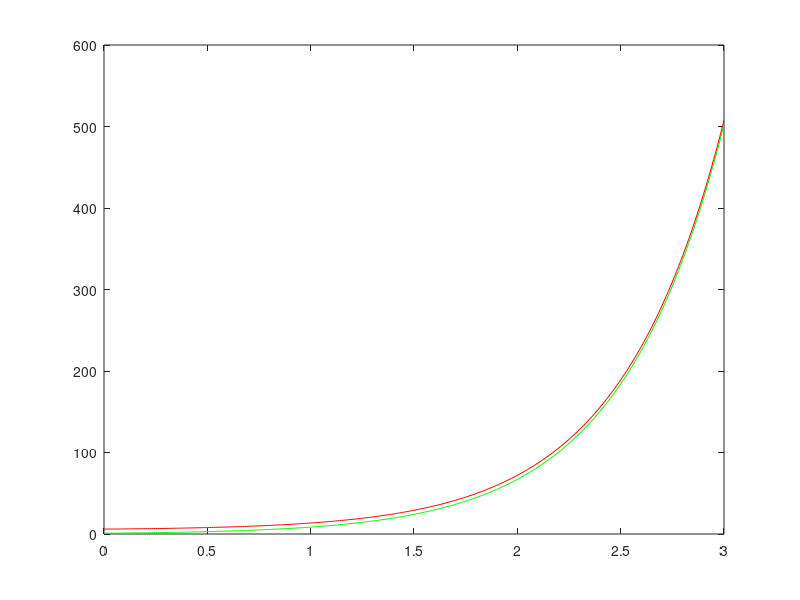

MATLAB code to generate this figure:
function f = task1()
  x = 0:0.01:3
  Y = @(y, x) 2 * y + x
  y = lsode(Y, 1, x)
  res = (5 * exp(2 * x) - 2 * x - 1) / 4;
  plot(x, y, 'g', x, res + 5, 'r')
endfunction



